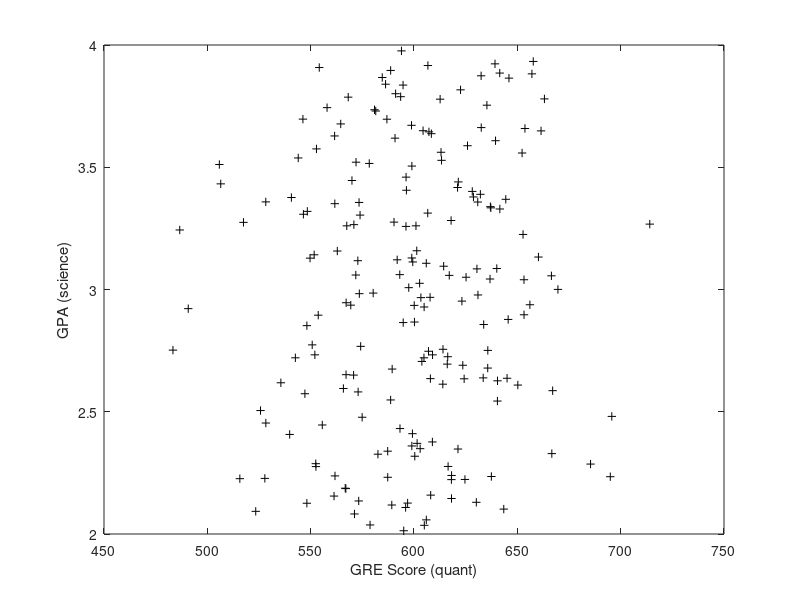

Write MATLAB code to recreate this figure. (Note: this script raises an error after producing the figure.)
% colliderDemo.m
%
% How conditioning on a collider introduces spurious correlations
% Inspired by Judea Pearl's "The Book of Why", see pp. 197-200.
%
% RTB wrote it, 12 January 2021; post Trump mob storming capital

%% Generate some fake data for GPA and GRE scores that are uncorrelated:

nApps = 200;    % # of applications to grad school

% GPAs, uniformly distributed over [2,4):
gpa = (rand(nApps,1) .* 2) + 2;

% GRE scores normally distributed around a mean of 600, with s.d. of 40:
gre = normrnd(600,40,nApps,1);

figure
plot(gre,gpa,'k+');
hold on
xlabel('GRE Score (quant)'); ylabel('GPA (science)');
% plot least squares regression line for each data set
lsline

% calculate correlation:
[rhoAll,pvalAll] = corr(gre,gpa);

%% Decide who gets accepted: 
% normalize each metric, add them together, then accept the top half

nlGPA = (gpa - min(gpa)) ./ (max(gpa) - min(gpa));
nlGRE = (gre - min(gre)) ./ (max(gre) - min(gre));
totScore = nlGPA + nlGRE;
acc = totScore > median(totScore);

%% Now look to see if we have introduced a correlation:

plot(gre(acc),gpa(acc),'ro');
%('GRE of those accepted'); ylabel('GPA of those accepted');
% plot least squares regression line for each data set
lsline

% calculate correlation:
[rhoAcc,pvalAcc] = corr(gre(acc),gpa(acc));
tStr = sprintf('R_a_l_l=%0.2f, P_a_l_l= %0.3f, R_a_c_c=%0.2f, P_a_c_c=%0.3f',...
    rhoAll,pvalAll,rhoAcc,pvalAcc);
title(tStr);

legend('All','All','Accepted','Accepted','Location','NorthEast');

% %% Use "real" data, where we start with pos. corr.
% 
% ds82 = readtable('Grad_School_82.xlsx'); % All graduate programs (*census*)
% ds15 = readtable('Grad_School_15.xlsx'); % random sample of 15
% 
% %% Plot GPA and GRE scores
% 
% figure
% plot(ds82.GRE,ds82.GPA,'k+');
% hold on
% plot(ds15.GRE,ds15.GPA,'ro');
% xlabel('GRE Score (quant)'); ylabel('GPA (science)');
% % plot least squares regression line for each data set
% lsline
% legend('Census','Sample','Sample','Census','Location','NorthWest');
% 
% [rho,pval] = corr(ds82.GRE,ds82.GPA);
% tStr = sprintf('R = %0.2f, pVal = %0.3f',rho,pval);
% title(tStr);
% 
% %% Same drill: Decide who gets accepted: 
% % normalize each metric, add them together, then accept the top half
% 
% nlGPA = nl(ds82.GPA);
% nlGRE = nl(ds82.GRE);
% totScore = nlGPA + nlGRE;
% acc = totScore > median(totScore);
% 
% %% Condition on acceptance:
% 
% figure
% plot(ds82.GRE(acc),ds82.GPA(acc),'k+');
% xlabel('GRE of those accepted'); ylabel('GPA of those accepted');
% % plot least squares regression line for each data set
% lsline
% 
% [rho,pval] = corr(ds82.GRE(acc),ds82.GPA(acc));
% tStr = sprintf('R = %0.2f, pVal = %0.3f',rho,pval);
% title(tStr);
